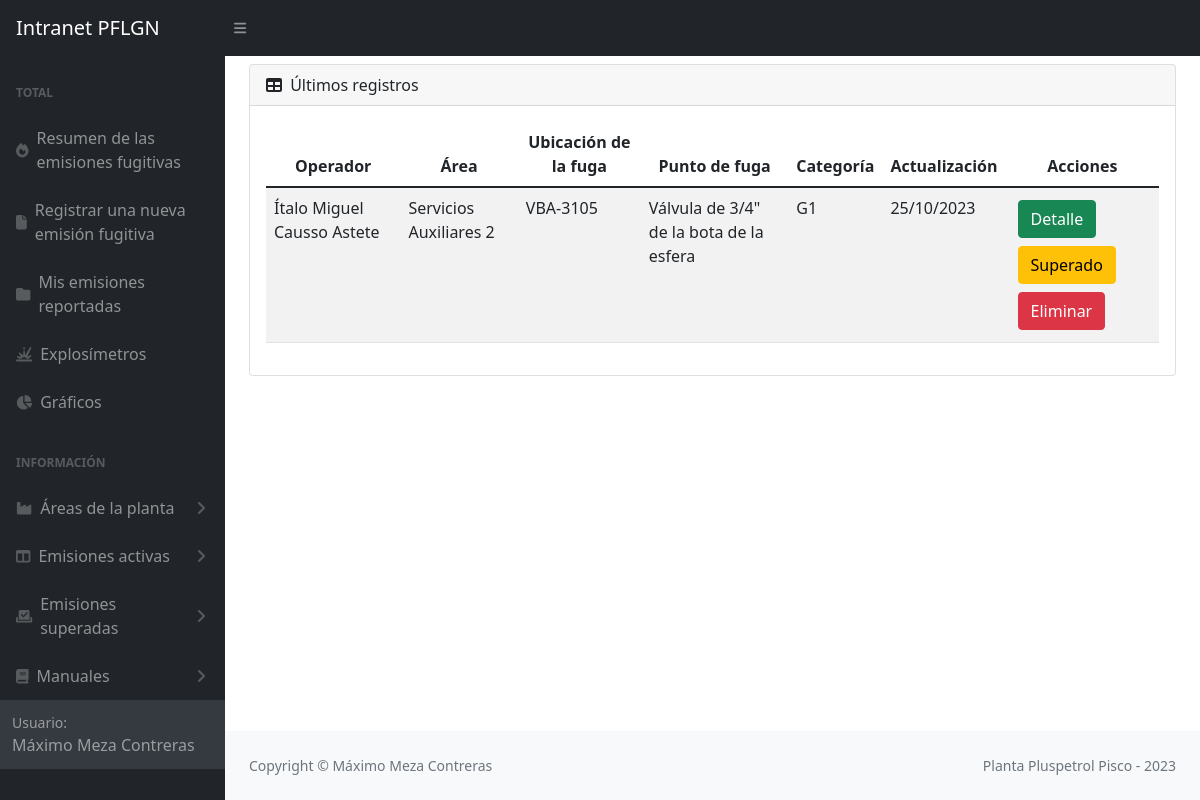
Page /listaEmisionesG1/ (signed in) on the committed database.
### emisiones/models.py (models this page shows, shortened)
class Emision(models.Model):
    site = models.CharField(max_length=20, choices=SITE_CHOICES, default='Pisco')
    yacimiento = models.CharField(max_length=100, choices=YACIMIENTO_CHOICES, default='Pisco')
    area = models.CharField(max_length=100)
    sistema = models.CharField(max_length=100)
    ubicacion = models.TextField(max_length=200)
    fuga = models.TextField(max_length=300)
    fluido = models.CharField(max_length=100)
    sustancia = models.CharField(max_length=100)
    componente = models.CharField(max_length=100)
    instalacion = models.CharField(max_length=100)
    tamAccesorio = models.CharField(max_length=100)
    medicion = models.PositiveIntegerField()
    medicion15 = models.CharField(max_length=100)
    presion = models.CharField(max_length=100)
    ciclado = models.CharField(max_length=50)
    ignicion = models.CharField(max_length=50)
    localizacion = models.CharField(max_length=50)
    usuario = models.ForeignKey(User, on_delete=models.SET_NULL, null=True)
    fechaReporte = models.DateField()
    updated_at = models.DateTimeField(null=True)
    created_at = models.DateField(auto_now_add=True,null=True)
    emisionSuperada = models.BooleanField(default=False)
    FCF = models.PositiveSmallIntegerField(null=True)
    categoria = models.CharField(max_length=10, null=True)
    imagen = models.ImageField(upload_to='imagenesEmisiones', null=True)

### emisiones/views.py (the view)
# urls.py: path('listaEmisionesG1/', views.listaEmisionesG1, name='listaEmisionesG1'),
@login_required
def listaEmisionesG1(request):
    Emisiones = Emision.objects.filter(categoria='G1').order_by('-updated_at')
    return render (request, 'activaG1Emisiones.html',{'Emisiones' : Emisiones})

### emisiones/templates/activaG1Emisiones.html (shortened to what this page needs)
{% extends 'partials/_barraLateralEmisiones.html' %}
{% block content %}
<div class="container mt-2">
    <main>
        <div class="card mb-4">
            <div class="card-header">
                <i class="fas fa-table me-1"></i>
                Últimos registros
            </div>
            <div class="card-body">
                <table class="table table-striped table-responsive" id="datatablesSimple">
                    <thead>
                        <tr>
                            <th>Operador</th>
                            <th>Área</th>
                            <th>Ubicación de la fuga</th>
                            <th>Punto de fuga</th>
                            <th>Categoría</th>
                            <th>Actualización</th>
                            <th>Acciones</th>
                        </tr>
                    </thead>
                    <tbody>
                        {% for Emision in Emisiones %}
                        <tr>
                            <td>{{Emision.usuario.first_name}} {{Emision.usuario.last_name}} </td>
                            <td>{{Emision.area}}</td>
                            <td>{{Emision.ubicacion}}</td>
                            <td>{{Emision.fuga}}</td>
                            <td>{{Emision.categoria}}</td>
                            <td>{{Emision.created_at|date:'d/m/Y'}}</td>
                            <td>
                                <button type="button" class="btn btn-success m-1"><a style="color: white; text-decoration:none"  href="{% url 'detalleEmisiones' Emision.id %}">Detalle</a></button>
                                <button type="button" class="btn btn-warning m-1"><a style="color: black; text-decoration:none"  href="#">Superado</a></button>
                                <form id='formEliminarEmision' action="{% url 'eliminarEmisiones' Emision.id %}" method="post">
                                    <button type="button" class="btn btn-danger m-1"><a style="color: white; text-decoration:none"  href="{% url 'eliminarEmisiones' Emision.id %}">Eliminar</a></button>
                                </form>
                            </td>
                        </tr>
                        {% empty %}
                            <td colspan="7">No tiene registros</td>
                        {% endfor %}
                    </tbody>
                </table>
            </div>
        </div>
    </main>
{% endblock %}

### emisiones/templates/partials/_barraLateralEmisiones.html (shortened to what this page needs)
{% load static %}
<!DOCTYPE html>
<html lang="en">
<head>
    <link href="https://cdn.jsdelivr.net/npm/bootstrap@5.3.0-alpha3/dist/css/bootstrap.min.css" rel="stylesheet">
    <link rel="stylesheet" type="text/css" href="{% static 'css/dashboardEmisiones.css' %}">
    <link rel="stylesheet" type="text/css" href="{% static 'css/mainEmisiones.css' %}">
</head>
<body  class="sb-nav-fixed">
    <nav class="sb-topnav navbar navbar-expand navbar-dark bg-dark">
        <a class="navbar-brand ps-3" href='/'>Intranet PFLGN</a>
        <button class="btn btn-link btn-sm order-1 order-lg-0 me-4 me-lg-0" id="sidebarToggle"><i class="fas fa-bars"></i></button>
    </nav>
    <div id="layoutSidenav">
        <div id="layoutSidenav_nav">
            <nav class="sb-sidenav accordion sb-sidenav-dark" id="sidenavAccordion">
                <div class="sb-sidenav-menu">
                    <div class="nav">
                        <div class="sb-sidenav-menu-heading">Total</div>
                        <a class="nav-link" href="/emisionesFugitivas">
                            <div class="sb-nav-link-icon"><i class="fa-solid fa-fire"></i></div>
                                Resumen de las emisiones fugitivas
                        </a>
                        <a class="nav-link" href='/registrarEmisiones'>
                            <div class="sb-nav-link-icon"><i class="fa-solid fa-file"></i></div>
                                Registrar una nueva emisión fugitiva
                        </a>
                        <a class="nav-link" href='/listaMisReportes'>
                            <div class="sb-nav-link-icon"><i class="fa-solid fa-folder"></i></div>
                                Mis emisiones reportadas
                        </a>
                        <a class="nav-link" href='/explosimetros'>
                            <div class="sb-nav-link-icon"><i class="fa-solid fa-explosion"></i></div>
                                Explosímetros
                        </a>
                        <a class="nav-link" href='/graficasEmisiones'>
                            <div class="sb-nav-link-icon"><i class="fa-solid fa-chart-pie"></i></div>
                                Gráficos
                        </a>
                        <div class="sb-sidenav-menu-heading">Información</div>
                        <a class="nav-link collapsed" href="#" data-bs-toggle="collapse" data-bs-target="#collapseAreas" aria-expanded="false" aria-controls="collapseLayouts">
                            <div class="sb-nav-link-icon"><i class="fa-solid fa-industry"></i></div>
                                Áreas de la planta
                            <div class="sb-sidenav-collapse-arrow"><i class="fas fa-angle-down"></i></div>
                        </a>
                        <a class="nav-link collapsed" href="#" data-bs-toggle="collapse" data-bs-target="#collapseCrios" aria-expanded="false" aria-controls="collapseLayouts">
                            <div class="sb-nav-link-icon"><i class="fas fa-columns"></i></div>
                                Emisiones activas
                            <div class="sb-sidenav-collapse-arrow"><i class="fas fa-angle-down"></i></div>
                        </a>
                            <a class="nav-link collapsed" href="#" data-bs-toggle="collapse" data-bs-target="#collapseSuperadas" aria-expanded="false" aria-controls="collapseLayouts">
                                <div class="sb-nav-link-icon"><i class="fa-solid fa-check-to-slot"></i></div>
                                    Emisiones superadas
                                <div class="sb-sidenav-collapse-arrow"><i class="fas fa-angle-down"></i></div>
                            </a>
                            <a class="nav-link collapsed" href="#" data-bs-toggle="collapse" data-bs-target="#collapseCSU" aria-expanded="false" aria-controls="collapseLayouts">
                                <div class="sb-nav-link-icon"><i class="fa-solid fa-book"></i></i></div>
                                Manuales
                                <div class="sb-sidenav-collapse-arrow"><i class="fas fa-angle-down"></i></div>
                            </a>
                <div class="sb-sidenav-footer">
                    <div class="small">Usuario:</div>
                    {{user.first_name}} {{user.last_name}}
                </div>
            </nav>
        </div>
        <div id="layoutSidenav_content">
            {% block content %}
            {% endblock %}
        </div>
        <footer class="py-4 bg-light mt-auto">
            <div class="container-fluid px-4">
                <div class="d-flex align-items-center justify-content-between small">
                    <div class="text-muted">Copyright &copy; Máximo Meza Contreras</div>
                    <div class="text-muted">Planta Pluspetrol Pisco - 2023</div>
                </div>
            </div>
        </footer>
</body>
</html>

### emisiones/static/css/mainEmisiones.css (style rules this page uses)
:root { --bs-blue: #0d6efd; --bs-indigo: #6610f2; --bs-purple: #6f42c1; --bs-pink: #d63384; --bs-red: #dc3545; --bs-orange: #fd7e14; --bs-yellow: #ffc107; --bs-green: #198754; --bs-teal: #20c997; --bs-cyan: #0dcaf0; --bs-white: #fff; --bs-gray: #6c757d; --bs-gray-dark: #343a40; --bs-primary: #0d6efd; --bs-secondary: #6c757d; --bs-success: #198754; --bs-info: #0dcaf0; --bs-warning: #ffc107; --bs-danger: #dc3545; --bs-light: #f8f9fa; --bs-dark: #212529; --greyLight-2: #c8d0e7; --card-background: linear-gradient(to bottom right, #f9fafc, #f7f7f8); --card-shadow: inset 2px 2px 3px #ebebf3, inset 4px 4px 15px #ffffff, 3px 3px 12px #c2c7d4; --bs-font-sans-serif: system-ui, -apple-system, "Segoe UI", Roboto, "Helvetica Neue", Arial, "Noto Sans", "Liberation Sans", sans-serif, "Apple Color Emoji", "Segoe UI Emoji", "Segoe UI Symbol", "Noto Color Emoji"; --bs-font-monospace: SFMono-Regular, Menlo, Monaco, Consolas, "Liberation Mono", "Courier New", monospace; --bs-gradient: linear-gradient(180deg, rgba(255, 255, 255, 0.15), rgba(255, 255, 255, 0)); }
.contenedorEmisiones div table tr,th { text-align: center; }

### rows in the picture
Emision: usuario.first_name "Ítalo Miguel", usuario.last_name "Causso Astete", area "Servicios Auxiliares 2", ubicacion "VBA-3105", fuga "Válvula de 3/4\" de la bota de la esfera", categoria "G1", created_at "25/10/2023"

### other values in the picture
{{ user.first_name }} "Máximo"
{{ user.last_name }} "Meza Contreras"
